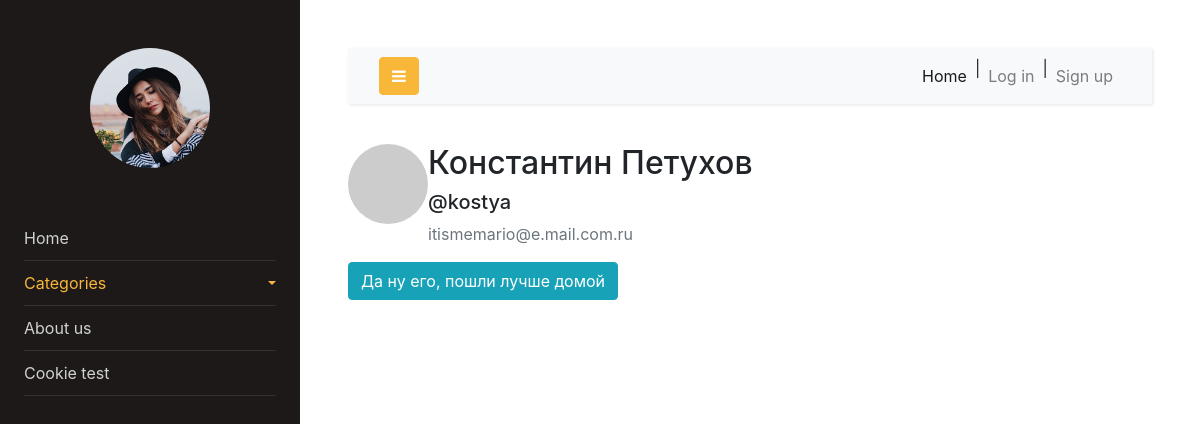
Page /users/1 on the committed database.
### app/data/user.py (models this page shows, shortened)
class User(SqlAlchemyBase, UserMixin):
    __tablename__ = 'users'
    id = sqlalchemy.Column(sqlalchemy.Integer, primary_key=True, autoincrement=True)
    username = sqlalchemy.Column(sqlalchemy.String, nullable=False, index=True)
    name = sqlalchemy.Column(sqlalchemy.String, nullable=False)
    surname = sqlalchemy.Column(sqlalchemy.String, nullable=False)
    email = sqlalchemy.Column(sqlalchemy.String, nullable=False, index=True)
    password = sqlalchemy.Column(sqlalchemy.String, nullable=False)
    created_date = sqlalchemy.Column(sqlalchemy.DateTime,
                                     default=datetime.datetime.now, autoincrement=True)
    posts = orm.relation('Post', back_populates='author')
    def avatar(self, size):
        return 'http://www.gravatar.com/avatar/' + md5(self.email.encode()).hexdigest() + '?d=identicon&s=' + str(size)

### main.py (the view)
@main_app.route('/users/<int:id>', defaults={'nickname': None}, methods=['GET', 'POST'])
@main_app.route('/users/<nickname>', defaults={'id': None}, methods=['GET', 'POST'])
def profile(id=None, nickname=None):
    form = RegisterForm()
    user = main_app.users_repo.get_by_id(id)
    if not user:
        user = main_app.users_repo.get_by_username(nickname)
        if not user:
            abort(404)
    if form.validate_on_submit() or request.method == 'POST':
        print("Ooops....")
        sys.exit(1)
    return render_template('profile.html', he=current_user, user=user, form=form)

### app/resources/users_repo.py (called while the page is built)
    def get_by_id(self, id):
        user = self.db_sess.query(User).filter(User.id == id).first()
        return user

### app/templates/profile.html
{% extends "index.html" %}
{% block content %}
<link rel="stylesheet" type="text/css" href="{{ url_for('static', filename='css/user.css') }}"/>
<div class="block">
    <div class="content-section">
        <div class="media">
            <img class="rounded-circle account-img" src="{{ user.avatar(100) }}" />
            <div class="media-body">
                <h2 class="media-heading">{{ user.name + " " + user.surname }}</h2>
                <h5 class="media-heading">@{{ user.username }}</h5>
                <p class="text-secondary">{{ user.email }}</p>
            </div>
        </div>
        {% if he == user %}
        <div class="content-section justify-content-center">
            <form method="post" action="" enctype="multipart/form-data">
                {{ form.hidden_tag() }}
                <fieldset class="form-group">
                    <legend class="border-bottom mb-4">Accout Info</legend>
                    <div class="form-group mb-3">
                        {{ form.username.label(class="form-control-label") }}
                            <div class="input-group mb-3">
                                <span class="input-group-text md-1" id="basic-addon1">@</span>
                        {% if form.username.errors %}
                            {{ form.username(type="text", class="form-control form-control-lg is-invalid", id="username", value=user.username) }}
                            </div>
                            <div class="invalid-feedback">
                                {% for error in form.username.errors %}
                                    <span class="text-danger">{{ error }}</span>
                                {% endfor %}
                            </div>
                        {% else %}
                            {{ form.username(type="text", class="form-control form-control-lg", id="username", value=user.username) }}
                            </div>
                        {% endif %}
                    </div>
                    <div class="form-group mb-3">
                        <div class="form-wrapper">
                            {{ form.name.label }}
                            {% if form.name.errors %}
                                {{ form.name(type="text", class="form-control form-control-lg is-invalid", id='name', value=user.name) }}
                                <div class="invalid-feedback">
                                    {% for error in form.name.errors %}
                                        <span class="text-danger">{{ error }}</span>
                                    {% endfor %}
                                </div>
                            {% else %}
                                {{ form.name(type="text", class="form-control form-control-lg", id='name', value=user.name) }}
                            {% endif %}
                        </div>
                    </div>
                    <div class="form-group mb-3">
                        <div class="form-wrapper">
                            {{ form.surname.label }}
                            {% if form.surname.errors %}
                                {{ form.surname(id='sec_name', type="text", class="form-control form-control-lg is-invalid", value=user.surname) }}
                                <div class="invalid-feedback">
                                    {% for error in form.surname.errors %}
                                        <span class="text-danger">{{ error }}</span>
                                    {% endfor %}
                                </div>
                            {% else %}
                                {{ form.surname(id='sec_name', type="text", class="form-control form-control-lg", value=user.surname) }}
                            {% endif %}
                        </div>
                    </div>
                    <div class="form-wrapper mb-3">
                        {{ form.email.label }}
                        {% if form.email.errors %}
                            {{ form.email(class="form-control form-control-lg is-invalid", type="email", id="email", value=user.email, autocomplete='off') }}
                            <div class="invalid-feedback">
                                {% for error in form.email.errors %}
                                    <span class="text-danger">{{ error }}</span>
                                {% endfor %}
                            </div>
                        {% else %}
                            {{ form.email(class="form-control form-control-lg", type="email", id="email", value=user.email, autocomplete='off') }}
                        {% endif %}
                    </div>
                    <p align='left' style="color:red">
                        {{ message }}
                    </p><br>
                </fieldset>
                <br>
                <div class='text-center form-group'>
                    {{ form.submit(class="btn btn-outline-info") }}
                </div>
                <br>
            </form>
        </div>
        {% else %}
            <a href="/" class="btn btn-info">Да ну его, пошли лучше домой</a>
        {% endif %}
    </div>
</div>
{% endblock %}

### app/templates/index.html (shortened to what this page needs)
<!doctype html>
<html lang="en">
  <head>
    <link rel="stylesheet" href="https://stackpath.bootstrapcdn.com/font-awesome/4.7.0/css/font-awesome.min.css">
    <link rel="stylesheet" href="{{ url_for('static', filename='css/style.css') }}">
  </head>
  <body>
		<div class="wrapper d-flex align-items-stretch">
			<nav id="sidebar">
				<div class="p-4 pt-5">
                    {% if he.is_authenticated %}
                        <a href="/users/{{ he.id }}" class="img logo rounded-circle mb-5" style="background-image: url({{ he.avatar(120) }});"></a>
                    {% else %}
                        <a href="#" class="img logo rounded-circle mb-5" style="background-image: url({{ url_for('static', filename='images/logo.jpg') }});"></a>
                    {% endif %}
	        <ul class="list-unstyled components mb-5">
                <li>
                    <a href="/">Home</a>
                </li>
                  <li class="active">
                        <a href="#homeSubmenu" data-toggle="collapse" aria-expanded="false" class="dropdown-toggle">Categories</a>
                  </li>
                  <li>
                  <a href="/about">About us</a>
                  </li>
                  <li>
                  <a href="/cookie_test">Cookie test</a>
                  </li>
	        </ul>
	      </div>
    	</nav>
      <div id="content" class="p-4 p-md-5">
        <nav class="navbar navbar-expand-lg navbar-light bg-light">
          <div class="container-fluid">
            <button type="button" id="sidebarCollapse" class="btn btn-primary">
              <i class="fa fa-bars"></i>
            </button>
            <div class="collapse navbar-collapse" id="navbarSupportedContent">
              <ul class="nav navbar-nav ml-auto">
                <li class="nav-item active">
                    <a class="nav-link" href="/">Home</a>
                </li> |
                {% if he.is_authenticated %}
                    <li class="nav-item">
                        <a class="nav-link" href="/users/{{ he.id }}">Your profile</a>
                    </li> |
                    <li class="nav-item">
                        <a class="nav-link" href="/logout">Logout</a>
                    </li>
                {% else %}
                    <li class="nav-item">
                        <a class="nav-link" href="/login">Log in</a>
                    </li> |
                    <li class="nav-item">
                        <a class="nav-link" href="/register">Sign up</a>
                    </li>
                {% endif %}
              </ul>
            </div>
          </div>
        </nav>
        {% block content %}{% endblock %}
      </div>
</div>
    <link rel="stylesheet" href="https://cdn.jsdelivr.net/npm/bootstrap@4.0.0/dist/css/bootstrap.min.css">
  </body>
</html>

### rows in the picture
User: name+surname "Константин Петухов", username "kostya", email "itismemario@e.mail.com.ru"
